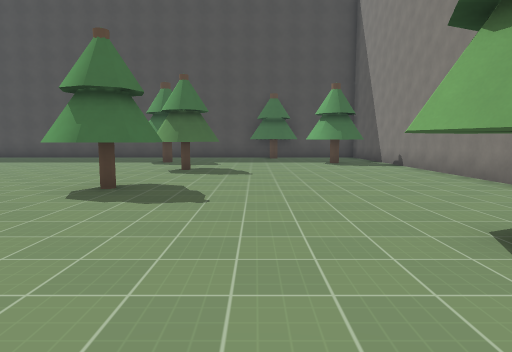
View 1 (above)

23 first-person views from a walk through a Godot game level. The camera is 1.5 m above the floor, tilts 6° down and sees 75° across. The floor is counted in squares, 1.97 m on a side. Each view is taken from the middle of a square. On the plan, view 1 faces up. The plan holds only what a view shows up to about 11 squares ahead; the rest is blank. The place goes on beyond the plan. Surface patterns are stand-ins for the level's own textures.

View 2
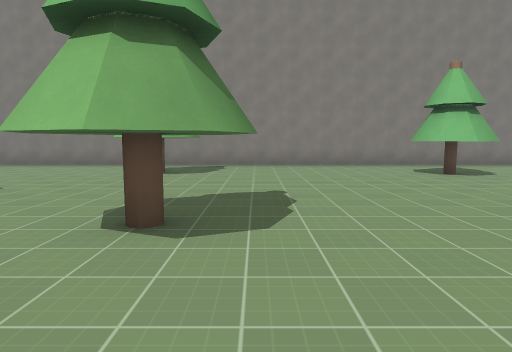

View 3
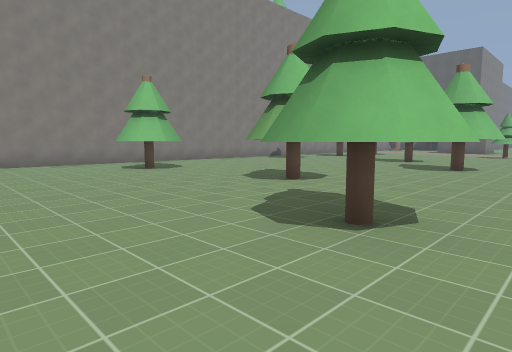

View 4
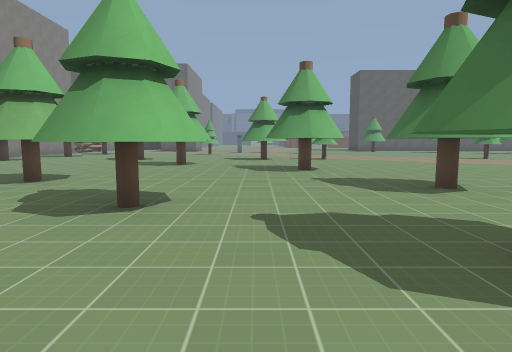

View 5
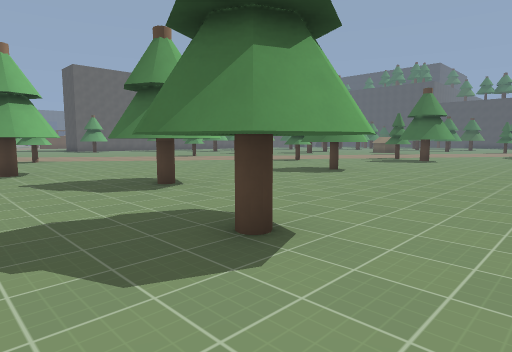

View 6
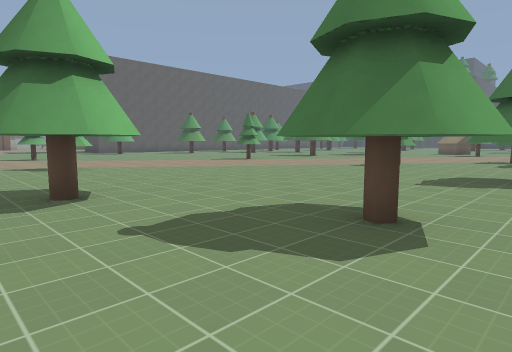

View 7
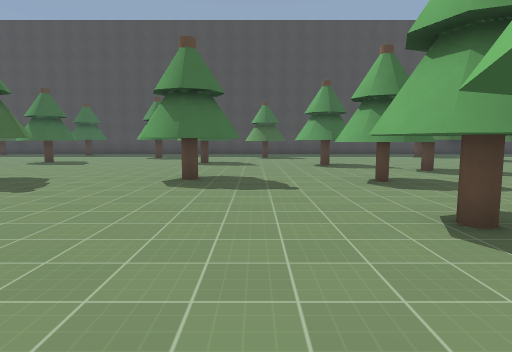

View 8
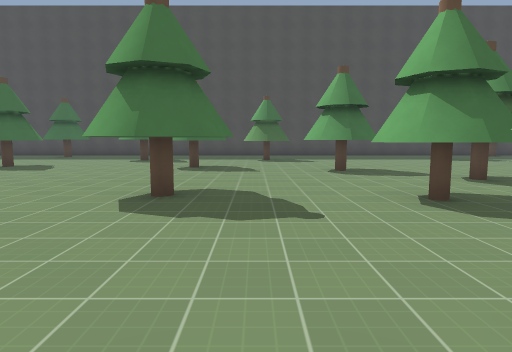

View 9
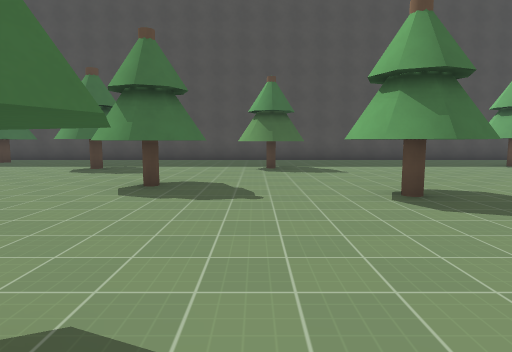

View 10
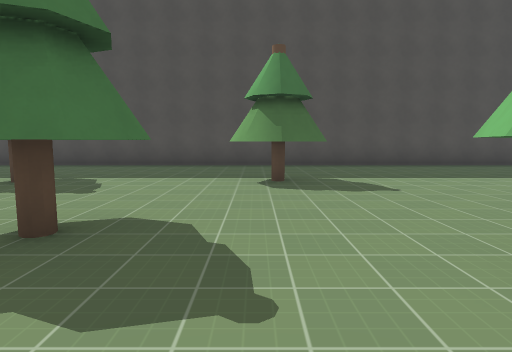

View 11
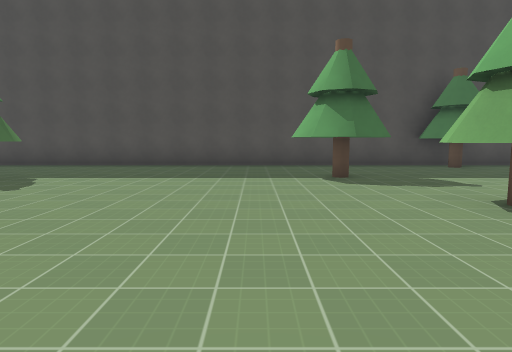

View 12
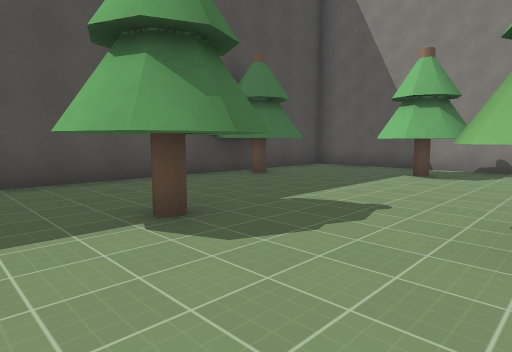

View 13
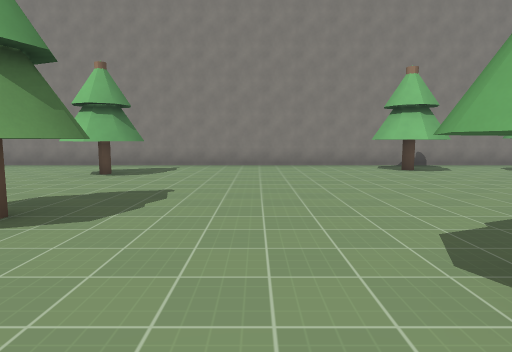

View 14
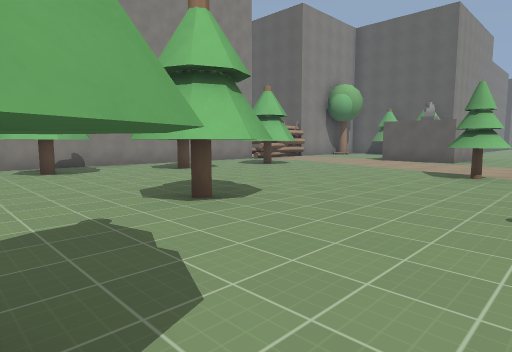

View 15
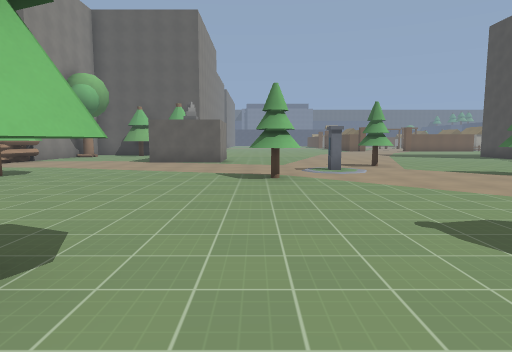

View 16
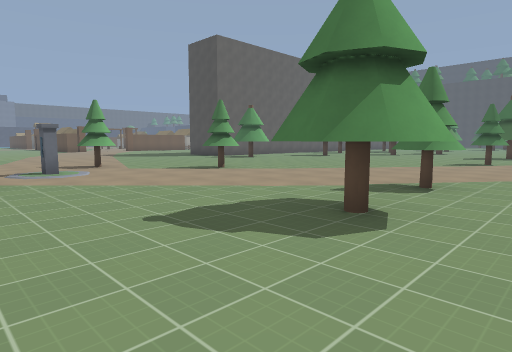

View 17
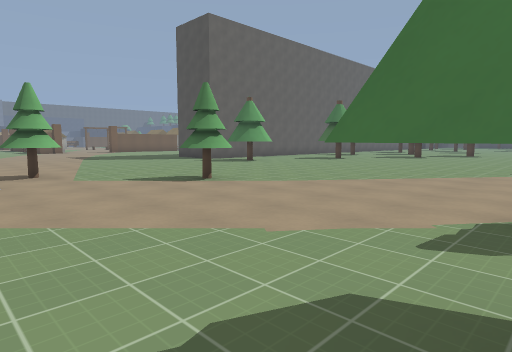

View 18
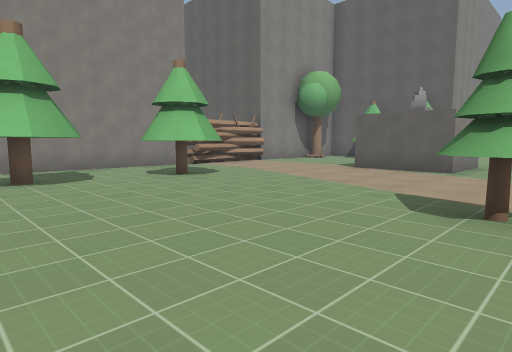

View 19
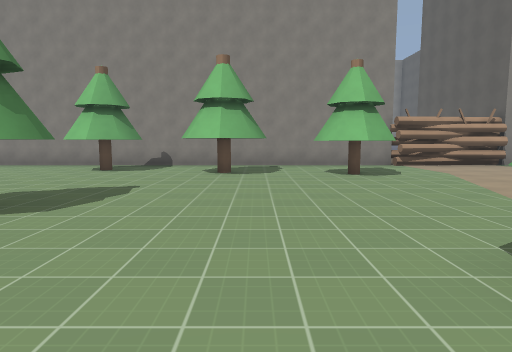

View 20
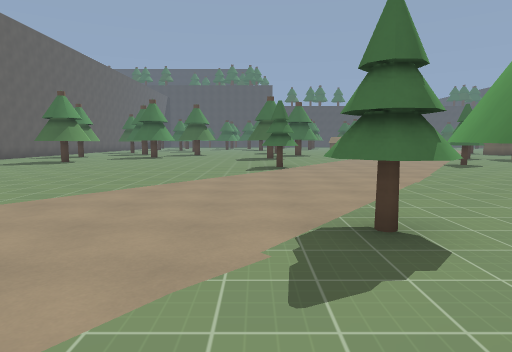

View 21
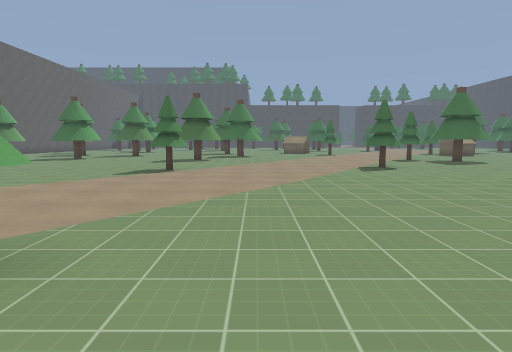

View 22
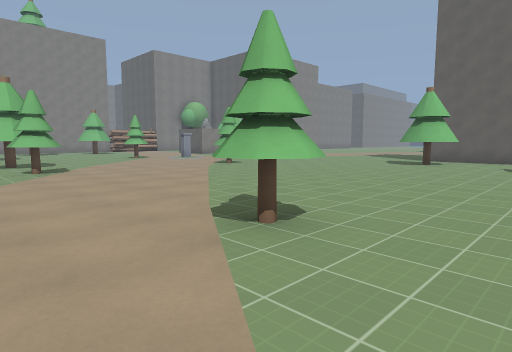

View 23
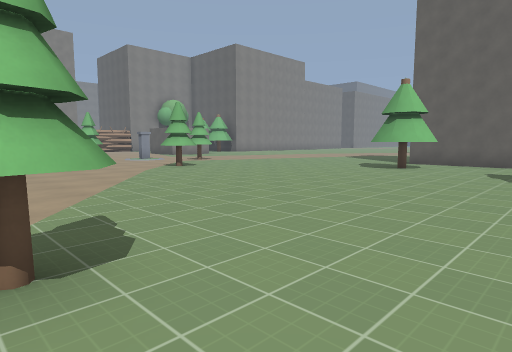

### Floor plan
Points are (right, up) in squares from view 1. A wall is a line through its corners. A room is listed if a view was taken in it or the views show most of it. See-through windows are left out.
Room 1 (views 1, 2, 3, 4, 5, 6, 7, 8, 9, 10, 11, 12, 13, 14, 15, 16, 17, 18, 19, 20, 21, 22, 23)
walls: (-9.3, -1.9) (-9.7, -1.7) (-10, -1); (-6.1, -2.2) (-5.5, -2) (-4.8, -2.3); (-8.2, -6.9) (-7.6, -7.2); (-10.9, -3.7) (-10.1, -3.4) (-9.4, -3.7) (-9.1, -4.4) (-9.3, -5); (-9.1, -7) (-8.4, -6.8); (-9, 0) (-8.3, -0.3) (-8, -1) (-8.3, -1.7); (-3.3, -4.6) (-2.7, -4.4) (-2.1, -4.7); (-8, 1.7) (-8.6, 1.5) (-9.2, 1.7) (-9.5, 2.4); (-4.5, -8.9) (-4, -9.1); (-3, 0) (-3.7, 0.3) (-4, 1) (-3.7, 1.8); (-14.9, -3) (-14.3, -3.3) (-14, -3.8) (-14.3, -4.5) (-14.9, -4.8); (-5.3, -10.6) (-5.6, -9.8) (-5.3, -9.1); (-11.3, 2.8) (-11.6, 1.9); (-7.2, -11.9) (-6.7, -12.1) (-6.4, -12.8) (-6.7, -13.5); (1.1, -5.1) (0.8, -4.5) (1.1, -3.9) (1.8, -3.6); (-7.4, -13.7) (-8, -13.4); (-3.1, -12.4) (-2.9, -11.9); (-15.4, 2.4) (-15.6, 2); (-9.5, 6) (-9.7, 6.7) (-9.4, 7.4); (-3, -13.4) (-3.2, -12.9); (1.4, 1.7) (1.1, 2.5); (-1.6, -13.4) (-2.3, -13.6) (-2.7, -13.4); (-1.5, 5.5) (-1.8, 4.7) (-2.4, 4.5) (-3, 4.8); (-11.9, 7.6) (-12.2, 7) (-12.8, 6.8) (-13.6, 7.1); (2.9, -13) (2.1, -12.7) (1.8, -12) (2.1, -11.4) (2.8, -11.1); (-1.1, 8.9) (-1.3, 8.2) (-1.8, 8) (-2.5, 8.3) (-2.8, 8.9) (-2.5, 9.5) (-1.9, 9.8); (-10, 10.8) (-10.6, 10.5) (-11.2, 10.8) (-11.5, 11.5); (1.4, -16) (1.1, -15.2) (1.4, -14.4); (-17.5, 8) (-17.8, 7.3); (-6.2, -19.3) (-5.9, -19.3) (-5.9, -19.8); (-2.4, 11.4) (-3.2, 11) (-3.9, 11.3); (1, -18.2) (1.2, -17.6) (1.8, -17.3); (1, -19) (0.8, -18.4); (2, 10.9) (1.8, 11.3); (1.9, 11.9) (2.1, 12.4); (-2.8, -22.8) (-0.2, -22.8); (-16.1, -22.5) (-15.9, -21.9); (4.5, -20.4) (4.5, 15.2); (4.4, -22.3) (4.2, -20.4); (4.1, 15.5) (-19.1, 15.5); (4.2, -23.6) (4.7, -20.3); (4.8, -23.5) (3.8, -20.3)
low walls: (-2.8, -23.5) (-2.8, -22.8); (4.6, -23.5) (4.5, -22.7)
objects: tree (-18, -8) to (-17, -7); tree (-17, -14) to (-17, -13); tree (-10, -19) to (-10, -18); tree (-10, -13); tree (-8, -21) to (-7, -21); tree (-5, -18) to (-4, -18)

Positions as (right, up) in squares from view 1, and headings:
1: (0, 0), facing up
2: (-6, 0), facing right
3: (-7, 0), facing down-right
4: (-7, 1), facing down
5: (-7, 1), facing down-left
6: (-7, -3), facing down-left
7: (-11, -4), facing up
8: (-11, -2), facing up
9: (-11, 2), facing up
10: (-11, 5), facing up
11: (-5, 5), facing up
12: (-5, 9), facing up-right
13: (-6, -8), facing right
14: (-6, -10), facing down-right
15: (-4, -11), facing down
16: (-4, -11), facing down-left
17: (-6, -13), facing down-left
18: (-5, -14), facing down-right
19: (-6, -16), facing right
20: (-7, -14), facing left
21: (-8, -11), facing left
22: (-19, -11), facing down-right
23: (-19, -13), facing down-right
